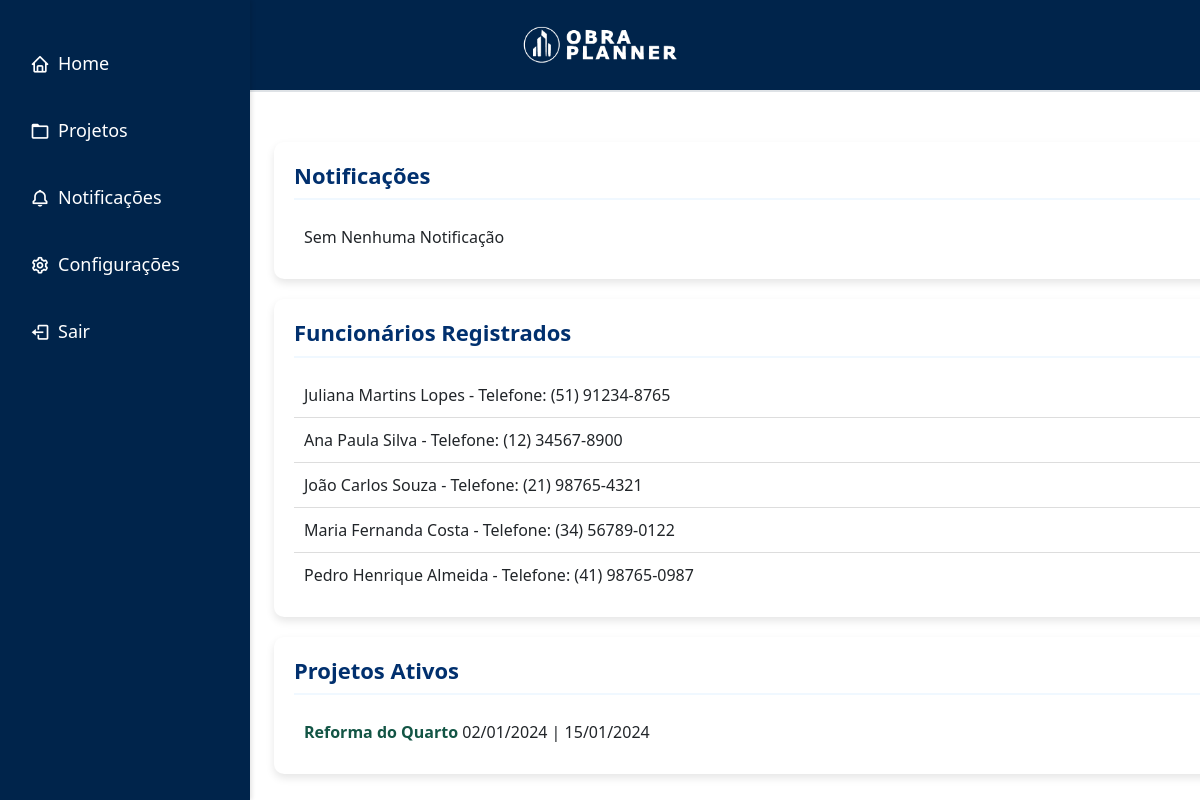
Screenshot of /fiscal/dash.php (signed in) with the database file from the repository.
### tables this page shows
CREATE TABLE IF NOT EXISTS `funcionarios` (
  `func_id` varchar(225) NOT NULL,
  `nome` varchar(255) NOT NULL,
  `email` varchar(255) NOT NULL,
  `telefone` varchar(20) DEFAULT NULL,
  `cpf` varchar(15) NOT NULL,
  `senha` varchar(255) NOT NULL,
  `empresa_id` int(11) DEFAULT NULL,
  `horas_trabalhadas` decimal(5,2) DEFAULT NULL,
  `foto` varchar(255) DEFAULT NULL,
  `ativa` enum('ativa','desativada') DEFAULT 'ativa',
  PRIMARY KEY (`func_id`),
  KEY `empresa_id` (`empresa_id`),
  CONSTRAINT `funcionarios_ibfk_1` FOREIGN KEY (`empresa_id`) REFERENCES `empresas` (`empresa_id`)
);

CREATE TABLE IF NOT EXISTS `projetos` (
  `projeto_id` int(11) NOT NULL AUTO_INCREMENT,
  `titulo` varchar(255) NOT NULL,
  `descricao` text DEFAULT NULL,
  `imagem` varchar(255) DEFAULT NULL,
  `documentacao` varchar(255) DEFAULT NULL,
  `data_inicio` date DEFAULT NULL,
  `data_termino` date DEFAULT NULL,
  `data_prev_ini` date DEFAULT NULL,
  `data_prev_ter` date DEFAULT NULL,
  `empresa_id` int(11) DEFAULT NULL,
  `fiscal_id` int(11) DEFAULT NULL,
  `func_id` varchar(225) DEFAULT NULL,
  `status` enum('Em andamento','Concluído','Atrasado') NOT NULL DEFAULT 'Em andamento',
  `qtn_eta` varchar(100) DEFAULT NULL,
  `progresso` int(11) DEFAULT NULL,
  PRIMARY KEY (`projeto_id`),
  KEY `empresa_id` (`empresa_id`),
  KEY `fiscal_id` (`fiscal_id`),
  KEY `func_id` (`func_id`),
  CONSTRAINT `projetos_ibfk_1` FOREIGN KEY (`empresa_id`) REFERENCES `empresas` (`empresa_id`),
  CONSTRAINT `projetos_ibfk_2` FOREIGN KEY (`fiscal_id`) REFERENCES `fiscais` (`fiscal_id`),
  CONSTRAINT `projetos_ibfk_3` FOREIGN KEY (`func_id`) REFERENCES `funcionarios` (`func_id`)
);

### fiscal/dash.php (the view, shortened to what this page needs)
<?php
include_once '../includes/db_connect.php';
$fiscal_id = $_SESSION['UsuarioID'];
$empresa_id = $_SESSION['EmpresaID'];
$resultFuncionarios = $conn->query("SELECT nome, telefone FROM funcionarios WHERE empresa_id = $empresa_id");
$funcionariosCount = $resultFuncionarios->num_rows;
$resultProjetos = $conn->query("SELECT projeto_id, titulo, status, data_inicio, data_termino FROM projetos WHERE fiscal_id = $fiscal_id");
$projetosCount = $resultProjetos->num_rows;
$resultNotificacoes = $conn->query("SELECT mensagem, data_criacao FROM notificacoes WHERE usu_id = $fiscal_id");
$notificacoesCount = $resultNotificacoes->num_rows;
?>
<!DOCTYPE html>
<html lang="pt-br">
<head>
    <link rel="stylesheet" href="style.css">
    <link href='https://unpkg.com/boxicons@2.0.7/css/boxicons.min.css' rel='stylesheet'>
    <link href="https://cdn.jsdelivr.net/npm/bootstrap@5.0.2/dist/css/bootstrap.min.css" rel="stylesheet">
</head>
<body>
<body>
    <header>
        <div class="logo">
            <img src="../imgs/obraplanner7.png" alt="Logo do ObraPlanner">
        </div>
    </header>
    <nav class="sidebar">
        <ul>
            <li><a href="dash.php"><i class="bx bx-home"></i> Home</a></li>
            <li><a href="projetos/proj.php"><i class="bx bx-folder"></i> Projetos</a></li>
            <li><a href="notificacaos/not.php"><i class="bx bx-bell"></i> Notificações</a></li>
            <li><a href="config/config.php"><i class="bx bx-cog"></i> Configurações</a></li>
            <li><a href="../index.php" class="btn-logout"><i class="bx bx-log-out"></i> Sair</a></li>
        </ul>
    </nav>
    <main role="main" class="col-md-9 ml-sm-auto col-lg-10 px-4" style="margin-left: 250px; padding-top: 50px;">
    <?php if ($projetosCount == 0 && $notificacoesCount == 0 && $funcionariosCount == 0): ?>
    <div class="welcome-message">
        <div class="welcome-text">
            <h2>Bem-vindo ao ObraPlanner!</h2>
            <p>É um prazer tê-lo conosco como nosso fiscal. Atualmente, você ainda não possui projetos, notificações ou funcionários registrados. Para começar a sua jornada, explore o sistema e fique atento para as atualizações dos projetos que você irá fiscalizar.</p>
            <p>Nosso sistema foi projetado para facilitar a supervisão de suas obras, garantindo que tudo esteja em conformidade e sob controle. Utilize nossas ferramentas para acompanhar o progresso dos projetos e receber notificações importantes.</p>
        </div>
        <div class="welcome-image">
            <img src="imgs/fiscal.png" alt="Imagem de boas-vindas">
        </div>
    </div>
<?php else: ?>
    <section class="container">
        <h3>Notificações</h3>
        <ul>
            <?php if ($notificacoesCount > 0): ?>
                <?php while ($notificacao = $resultNotificacoes->fetch_assoc()): ?>
                    <li><?php echo htmlspecialchars($notificacao['mensagem']) . " - " . date('d/m/Y', strtotime($notificacao['data_criacao'])); ?></li>
                <?php endwhile; ?>
            <?php else: ?>
                <li>Sem Nenhuma Notificação</li>
            <?php endif; ?>
        </ul>
    </section>
    <section class="container">
        <h3>Funcionários Registrados</h3>
        <ul>
            <?php if ($funcionariosCount > 0): ?>
                <?php while ($row = $resultFuncionarios->fetch_assoc()): ?>
                    <li><?php echo htmlspecialchars($row['nome']) . " - Telefone: " . htmlspecialchars($row['telefone']); ?></li>
                <?php endwhile; ?>
            <?php else: ?>
                <li>Nenhum funcionário encontrado.</li>
            <?php endif; ?>
        </ul>
    </section>
    <section class="container">
        <h3>Projetos Ativos</h3>
        <ul>
            <?php if ($projetosCount > 0): ?>
                <?php while ($projeto = $resultProjetos->fetch_assoc()): ?>
                    <li><strong><?php echo htmlspecialchars($projeto['titulo']); ?></strong>
                    <?php echo " " . date('d/m/Y', strtotime($projeto['data_inicio'])) . " | " . date('d/m/Y', strtotime($projeto['data_termino'])); ?></li>
                <?php endwhile; ?>
            <?php else: ?>
                <li>Sem Nenhum Projeto Ativo</li>
            <?php endif; ?>
        </ul>
    </section>
<?php endif; ?>
    </main>
</body>
</html>

### fiscal/style.css (style rules this page uses)
:root { --co1: #00244b; --co2: #003d80; --co3: #074470; --co4: #01306e; --co5: #0056b3; --co6: #274a70; --co7: #2777ce; --co8: #539ff0; --co9: #0059ff; --co10: #07488d; --co11: #003d7a; --co12: #132154; --co13: #324363; --co14: #003cfc; --co15: #ddd; --co16: #d1d1d1; --co17: #fff; --co18: #000; --co19: #333; --co20: #0c382e; --co21: #145413; --co22: #541313; --co23: #dee2e6; --co24: #135545; --co25: #ffe600; }
html, body { width: 100vw; overflow-x: hidden; margin: 0; font-family: 'Lexend', sans-serif; }
header { display: flex; justify-content: center; background-color: var(--co1); padding: 20px 30px; border-bottom: 2px solid var(--co23); }
.logo img { max-height: 50px; }
.sidebar { width: 250px; background-color: var(--co1); color: #fff; padding: 20px; box-shadow: 2px 0 4px rgba(0, 0, 0, 0.1); display: flex; flex-direction: column; height: 100vh; position: fixed; top: 0; left: 0; z-index: 1000; }
.sidebar ul { list-style-type: none; padding: 0; margin: 0; flex: 1; }
.sidebar ul li { margin: 20px 0; }
.sidebar ul li a { color: #fff; text-decoration: none; font-size: 18px; display: flex; align-items: center; padding: 10px; border-radius: 5px; transition: background-color 0.3s; }
.sidebar ul li a i { margin-right: 8px; font-size: 20px; }

### fiscal/dash.php (style rules this page uses)
.container { background-color: #fff; margin-bottom: 20px; padding: 20px; border-radius: 10px; box-shadow: 0 4px 8px rgba(0, 0, 0, 0.1); }
.container h3 { color: #01306E; margin-bottom: 15px; font-size: 22px; font-weight: bold; border-bottom: 2px solid #f0f8ff; padding-bottom: 10px; }
.container ul { list-style: none; padding: 0; margin: 0; }
.container ul li { padding: 10px; border-bottom: 1px solid #ddd; font-size: 16px; }
.container ul li:last-child { border-bottom: none; }
li strong { color: #135545; }

### rows the page displays
funcionarios: nome "Juliana Martins Lopes", telefone "(51) 91234-8765"
funcionarios: nome "Ana Paula Silva", telefone "(12) 34567-8900"
funcionarios: nome "João Carlos Souza", telefone "(21) 98765-4321"
funcionarios: nome "Maria Fernanda Costa", telefone "(34) 56789-0122"
funcionarios: nome "Pedro Henrique Almeida", telefone "(41) 98765-0987"
projetos: titulo "Reforma do Quarto", data_inicio "02/01/2024", data_termino "15/01/2024"
